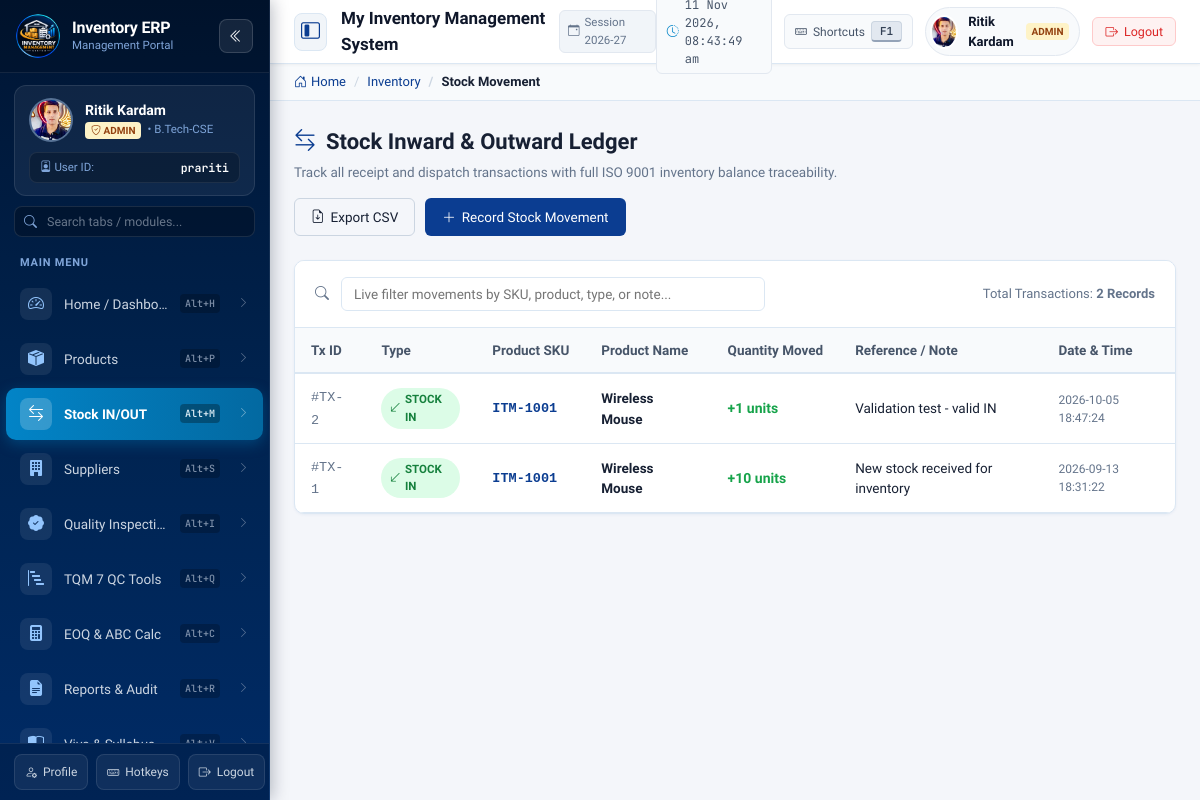
/stock (signed in), run on the app's committed database.
### tables this page shows
CREATE TABLE users (
        id INTEGER PRIMARY KEY AUTOINCREMENT,
        username TEXT UNIQUE NOT NULL,
        password TEXT NOT NULL,
        role TEXT NOT NULL DEFAULT 'Admin'
    , email TEXT, provider TEXT DEFAULT "local", avatar_url TEXT, full_name TEXT DEFAULT 'Ritik Kumar', age INTEGER DEFAULT 21, mobile_no TEXT DEFAULT '+91 9876543210', email_verified INTEGER DEFAULT 1, avatar_path TEXT DEFAULT '', mobile_verified INTEGER DEFAULT 1, status TEXT DEFAULT 'Active', status_reason TEXT DEFAULT '', created_at TEXT DEFAULT '', session_version INTEGER DEFAULT 1);

CREATE TABLE stock_movements (
        id INTEGER PRIMARY KEY AUTOINCREMENT,
        product_id INTEGER NOT NULL,
        movement_type TEXT NOT NULL CHECK(movement_type IN ('IN','OUT')),
        quantity INTEGER NOT NULL CHECK(quantity > 0),
        note TEXT,
        created_at TEXT NOT NULL DEFAULT CURRENT_TIMESTAMP,
        FOREIGN KEY(product_id) REFERENCES products(id) ON DELETE CASCADE
    );

CREATE TABLE products (
        id INTEGER PRIMARY KEY AUTOINCREMENT,
        sku TEXT UNIQUE NOT NULL,
        name TEXT NOT NULL,
        category_id INTEGER,
        supplier_id INTEGER,
        quantity INTEGER NOT NULL DEFAULT 0 CHECK(quantity >= 0),
        reorder_level INTEGER NOT NULL DEFAULT 5 CHECK(reorder_level >= 0),
        price REAL NOT NULL DEFAULT 0 CHECK(price >= 0),
        status TEXT NOT NULL DEFAULT 'Active',
        updated_at TEXT NOT NULL DEFAULT CURRENT_TIMESTAMP,
        FOREIGN KEY(category_id) REFERENCES categories(id) ON DELETE SET NULL,
        FOREIGN KEY(supplier_id) REFERENCES suppliers(id) ON DELETE SET NULL
    );

### web_app.py (the view)
@app.route("/stock")
def stock():
    movement_list = inventory_service.list_stock_movements()
    products_for_movement = inventory_service.list_products_for_movement()
    return render_template(
        "stock.html",
        active_page="stock",
        movements=movement_list,
        products_for_movement=products_for_movement,
    )

### templates/stock.html (shortened to what this page needs)
{% extends "base.html" %}
{% block breadcrumbs %}
  <li><a href="{{ url_for('dashboard') }}">Inventory</a></li>
  <li class="active">Stock Movement</li>
{% endblock %}
{% block content %}
<div class="page-header">
  <div class="page-title-group">
    <h2><i class="bi bi-arrow-left-right" style="color: var(--color-primary);"></i> Stock Inward &amp; Outward Ledger</h2>
    <p>Track all receipt and dispatch transactions with full ISO 9001 inventory balance traceability.</p>
  </div>
  <div class="page-actions">
    <a href="{{ url_for('export_csv', data_type='movements') }}" class="btn btn-outline">
      <i class="bi bi-file-earmark-arrow-down"></i> Export CSV
    </a>
    <button type="button" class="btn btn-primary" data-open-modal="modal-record-movement">
      <i class="bi bi-plus-lg"></i> Record Stock Movement
    </button>
  </div>
</div>
<div class="card">
  <div class="card-header">
    <div style="display: flex; align-items: center; gap: 12px; flex: 1; max-width: 450px;">
      <i class="bi bi-search" style="color: var(--color-text-muted);"></i>
      <input type="text" class="form-control table-search-input" data-target-table="movements-table" placeholder="Live filter movements by SKU, product, type, or note...">
    </div>
    <div style="font-size: 13px; color: var(--color-text-muted);">
      Total Transactions: <strong>{{ movements|length }} Records</strong>
    </div>
  </div>
  <div class="card-body" style="padding: 0;">
    <div class="table-responsive">
      <table class="table-amrapali" id="movements-table">
        <thead>
          <tr>
            <th>Tx ID</th>
            <th>Type</th>
            <th>Product SKU</th>
            <th>Product Name</th>
            <th>Quantity Moved</th>
            <th>Reference / Note</th>
            <th>Date &amp; Time</th>
          </tr>
        </thead>
        <tbody>
          {% for m in movements %}
          <tr>
            <td><code style="color: var(--color-text-muted);">#TX-{{ m.id }}</code></td>
            <td>
              <span class="badge {% if m.movement_type == 'IN' %}badge-in{% else %}badge-out{% endif %}">
                <i class="bi {% if m.movement_type == 'IN' %}bi-arrow-down-left{% else %}bi-arrow-up-right{% endif %}"></i>
                STOCK {{ m.movement_type }}
              </span>
            </td>
            <td><code style="font-weight: 600; color: var(--color-primary);">{{ m.sku }}</code></td>
            <td><strong>{{ m.name }}</strong></td>
            <td>
              <strong style="font-size: 14px; {% if m.movement_type == 'IN' %}color: var(--color-success);{% else %}color: var(--color-danger);{% endif %}">
                {% if m.movement_type == 'IN' %}+{% else %}-{% endif %}{{ m.quantity }} units
              </strong>
            </td>
            <td>{{ m.note or '<em style="color: #94a3b8;">Standard stock transaction</em>'|safe }}</td>
            <td style="font-size: 12px; color: var(--color-text-muted);">{{ m.created_at }}</td>
          </tr>
          {% else %}
          <tr>
            <td colspan="7" style="text-align: center; color: var(--color-text-muted); padding: 30px;">
              No movement records yet. Click "Record Stock Movement" to log receipt or issuance.
            </td>
          </tr>
          {% endfor %}
        </tbody>
      </table>
    </div>
  </div>
</div>
{% endblock %}

### templates/base.html (shortened to what this page needs)
<!DOCTYPE html>
<html lang="en">
<head>
  <link rel="stylesheet" href="https://cdn.jsdelivr.net/npm/bootstrap-icons@1.11.3/font/bootstrap-icons.min.css">
  <link rel="stylesheet" href="{{ url_for('static', filename='css/amrapali-theme.css') }}">
</head>
<body>
  <aside class="app-sidebar" id="app-sidebar">
    <div class="sidebar-header">
      <a href="{{ url_for('dashboard') }}" class="sidebar-brand" title="Return to Dashboard (Home)">
        <img src="{{ url_for('static', filename='img/business_logo.png') }}" alt="Inventory ERP Logo" class="sidebar-logo">
        <div class="sidebar-brand-text">
          <span class="sidebar-brand-title">Inventory ERP</span>
          <span class="sidebar-brand-sub">Management Portal</span>
        </div>
      </a>
      <button type="button" class="sidebar-header-btn sidebar-collapse-btn d-desktop" id="sidebar-collapse-btn" title="Collapse / Expand Sidebar">
        <i class="bi bi-chevron-double-left"></i>
      </button>
    </div>
    <div class="sidebar-user-card">
      <div class="user-card-top">
        <a href="{{ url_for('profile') }}" class="user-card-avatar" title="Edit Profile">
          {% if user.avatar_path %}
            <img src="{{ user.avatar_path }}" alt="Profile Avatar" class="user-card-avatar-img">
          {% elif user.provider == 'google' %}
            <div class="user-card-avatar-text" style="color: #4285F4;"><i class="bi bi-google"></i></div>
          {% elif user.is_admin %}
            <div class="user-card-avatar-text" style="color: #fbbf24;"><i class="bi bi-shield-lock-fill"></i></div>
          {% else %}
            <div class="user-card-avatar-text">{{ (user.full_name or user.display_name or user.username or 'RK')[:2]|upper }}</div>
          {% endif %}
        </a>
        <div class="user-card-info">
          <a href="{{ url_for('profile') }}" class="user-card-name" style="text-decoration: none;" title="{{ user.full_name or user.display_name or 'Ritik Kardam' }}">
            {{ user.full_name or user.display_name or 'Ritik Kardam' }}
          </a>
          <div class="user-card-meta">
            {% if user.is_admin %}
              <span class="sidebar-role-pill admin"><i class="bi bi-shield-check"></i> ADMIN</span>
            {% else %}
              <span class="sidebar-role-pill member"><i class="bi bi-person-check"></i> MEMBER</span>
            {% endif %}
            <span>• B.Tech-CSE</span>
          </div>
        </div>
      </div>
      <div class="user-card-id-box" title="Unique Account ID">
        <span><i class="bi bi-person-badge"></i> User ID:</span>
        <strong id="sidebar-user-id">{{ user.username or 'prariti' }}</strong>
      </div>
    </div>
    <div class="sidebar-search-wrap">
      <div class="sidebar-search-box">
        <i class="bi bi-search"></i>
        <input type="text" id="sidebar-filter-input" class="sidebar-search-input" placeholder="Search tabs / modules..." autocomplete="off">
      </div>
    </div>
    <div class="sidebar-nav-wrap">
      <div class="sidebar-menu-heading">MAIN MENU</div>
      <ul class="sidebar-nav-list" id="sidebar-nav-list">
        <li class="sidebar-nav-item">
          <a href="{{ url_for('dashboard') }}" class="sidebar-nav-link {% if active_page == 'dashboard' %}active{% endif %}" title="Dashboard & Overview (Alt+H)">
            <span class="sidebar-nav-icon"><i class="bi bi-speedometer2"></i></span>
            <span class="sidebar-nav-label">Home / Dashboard</span>
            <span class="sidebar-hotkey-badge">Alt+H</span>
            <i class="bi bi-chevron-right sidebar-chevron"></i>
          </a>
        </li>
        <li class="sidebar-nav-item">
          <a href="{{ url_for('products') }}" class="sidebar-nav-link {% if active_page == 'products' %}active{% endif %}" title="Products Inventory (Alt+P)">
            <span class="sidebar-nav-icon"><i class="bi bi-box-seam-fill"></i></span>
            <span class="sidebar-nav-label">Products</span>
            <span class="sidebar-hotkey-badge">Alt+P</span>
            <i class="bi bi-chevron-right sidebar-chevron"></i>
          </a>
        </li>
        <li class="sidebar-nav-item">
          <a href="{{ url_for('stock') }}" class="sidebar-nav-link {% if active_page == 'stock' %}active{% endif %}" title="Stock IN & OUT Movements (Alt+M)">
            <span class="sidebar-nav-icon"><i class="bi bi-arrow-left-right"></i></span>
            <span class="sidebar-nav-label">Stock IN/OUT</span>
            <span class="sidebar-hotkey-badge">Alt+M</span>
            <i class="bi bi-chevron-right sidebar-chevron"></i>
          </a>
        </li>
        <li class="sidebar-nav-item">
          <a href="{{ url_for('suppliers') }}" class="sidebar-nav-link {% if active_page == 'suppliers' %}active{% endif %}" title="Suppliers & Vendors (Alt+S)">
            <span class="sidebar-nav-icon"><i class="bi bi-building-fill"></i></span>
            <span class="sidebar-nav-label">Suppliers</span>
            <span class="sidebar-hotkey-badge">Alt+S</span>
            <i class="bi bi-chevron-right sidebar-chevron"></i>
          </a>
        </li>
        <li class="sidebar-nav-item">
          <a href="{{ url_for('inspections') }}" class="sidebar-nav-link {% if active_page == 'inspections' %}active{% endif %}" title="Quality Inspection Lots (Alt+I)">
            <span class="sidebar-nav-icon"><i class="bi bi-patch-check-fill"></i></span>
            <span class="sidebar-nav-label">Quality Inspection</span>
            <span class="sidebar-hotkey-badge">Alt+I</span>
            <i class="bi bi-chevron-right sidebar-chevron"></i>
          </a>
        </li>
        <li class="sidebar-nav-item">
          <a href="{{ url_for('tqm_suite') }}" class="sidebar-nav-link {% if active_page == 'tqm' %}active{% endif %}" title="TQM 7 QC Tools & Analytics (Alt+Q)">
            <span class="sidebar-nav-icon"><i class="bi bi-bar-chart-steps"></i></span>
            <span class="sidebar-nav-label">TQM 7 QC Tools</span>
            <span class="sidebar-hotkey-badge">Alt+Q</span>
            <i class="bi bi-chevron-right sidebar-chevron"></i>
          </a>
        </li>
        <li class="sidebar-nav-item">
          <a href="{{ url_for('calculators') }}" class="sidebar-nav-link {% if active_page == 'calculators' %}active{% endif %}" title="Industry Calculators (Alt+C)">
            <span class="sidebar-nav-icon"><i class="bi bi-calculator-fill"></i></span>
            <span class="sidebar-nav-label">EOQ & ABC Calc</span>
            <span class="sidebar-hotkey-badge">Alt+C</span>
            <i class="bi bi-chevron-right sidebar-chevron"></i>
          </a>
        </li>
        <li class="sidebar-nav-item">
          <a href="{{ url_for('reports') }}" class="sidebar-nav-link {% if active_page == 'reports' %}active{% endif %}" title="Reports & ISO 9001 Audit (Alt+R)">
            <span class="sidebar-nav-icon"><i class="bi bi-file-earmark-text-fill"></i></span>
            <span class="sidebar-nav-label">Reports & Audit</span>
            <span class="sidebar-hotkey-badge">Alt+R</span>
            <i class="bi bi-chevron-right sidebar-chevron"></i>
          </a>
        </li>
        <li class="sidebar-nav-item">
          <a href="{{ url_for('viva_guide') }}" class="sidebar-nav-link {% if active_page == 'viva' %}active{% endif %}" title="Viva Questions & Syllabus (Alt+V)">
            <span class="sidebar-nav-icon"><i class="bi bi-book-half"></i></span>
            <span class="sidebar-nav-label">Viva & Syllabus</span>
            <span class="sidebar-hotkey-badge">Alt+V</span>
            <i class="bi bi-chevron-right sidebar-chevron"></i>
          </a>
        </li>
      </ul>
    </div>
    <div class="sidebar-footer">
      <a href="{{ url_for('profile') }}" class="sidebar-footer-link" title="Account & Profile Settings (Alt+U)">
        <i class="bi bi-person-gear"></i>
        <span>Profile</span>
      </a>
      <button type="button" class="sidebar-footer-link" data-open-modal="modal-shortcuts" title="Keyboard Shortcuts (F1)">
        <i class="bi bi-keyboard"></i>
        <span>Hotkeys</span>
      </button>
      <button type="button" class="sidebar-footer-link logout" data-open-modal="modal-logout-confirm" title="Sign out of portal">
        <i class="bi bi-box-arrow-right"></i>
        <span>Logout</span>
      </button>
    </div>
  </aside>
  <div class="app-main-wrapper" id="app-main-wrapper">
    <header class="app-topbar">
      <div class="topbar-left">
        <button type="button" class="btn-toggle-menu d-desktop" id="topbar-collapse-toggle" aria-label="Toggle Left Sidebar" title="Collapse / Expand Sidebar">
          <i class="bi bi-layout-sidebar-inset"></i>
        </button>
        <div class="topbar-title-section">
          <h1 class="topbar-page-title">My Inventory Management System</h1>
          <span class="topbar-session-badge"><i class="bi bi-calendar-event"></i> Session 2026-27</span>
        </div>
      </div>
      <div class="topbar-right">
        <div class="topbar-clock-badge d-desktop" id="topbar-live-clock">
          <i class="bi bi-clock-history"></i>
          <span id="topbar-ist-time">IST Clock</span>
        </div>
        <button type="button" class="btn-topbar-shortcut d-desktop" data-open-modal="modal-shortcuts" title="Keyboard Shortcuts & Q14 Quality Targets">
          <i class="bi bi-keyboard"></i> Shortcuts <span class="kbd-badge">F1</span>
        </button>
        <a href="{{ url_for('profile') }}" class="topbar-profile-pill" data-user-email="{{ user.email or '' }}" title="Click to customize profile">
          <div class="topbar-avatar" style="{% if user.avatar_path %}background: transparent; border: 2px solid #ffffff; padding: 0;{% elif user.provider == 'google' %}background: #ffffff; color: #4285F4; border: 2px solid #e0e2e6;{% elif user.is_admin %}background: linear-gradient(135deg, #d97706, #b45309);{% else %}background: linear-gradient(135deg, #10b981, #059669);{% endif %}">
            {% if user.avatar_path %}
              <img src="{{ user.avatar_path }}" alt="Avatar">
            {% elif user.provider == 'google' %}
              <i class="bi bi-google"></i>
            {% else %}
              {{ (user.full_name or user.display_name or user.username or 'RK')[:2]|upper }}
            {% endif %}
          </div>
          <div class="topbar-user-meta d-desktop">
            <span class="topbar-username">{{ user.full_name or user.display_name or 'Ritik Kardam' }}</span>
            {% if user.is_admin %}
              <span class="topbar-role-badge admin">ADMIN</span>
            {% else %}
              <span class="topbar-role-badge member">MEMBER</span>
            {% endif %}
          </div>
        </a>
        <button type="button" class="topbar-logout-btn" data-open-modal="modal-logout-confirm" title="Sign out of portal">
          <i class="bi bi-box-arrow-right"></i>
          <span class="d-desktop">Logout</span>
        </button>
      </div>
    </header>
    <div class="breadcrumb-section">
      <div class="breadcrumb-container">
        <ul class="breadcrumb-trail">
          <li><a href="{{ url_for('dashboard') }}"><i class="bi bi-house-door"></i> Home</a></li>
          {% block breadcrumbs %}{% endblock %}
        </ul>
      </div>
    </div>
    <main class="main-content">
      {% block content %}{% endblock %}
    </main>
  </div>
</body>
</html>

### data on the page
users: full_name "Ritik Kardam", username "prariti"
stock_movements: id "2", movement_type "IN", sku "ITM-1001", name "Wireless Mouse", quantity "1", note "Validation test - valid IN", created_at "2026-10-05 18:47:24"
stock_movements: id "1", movement_type "IN", sku "ITM-1001", name "Wireless Mouse", quantity "10", note "New stock received for inventory", created_at "2026-09-13 18:31:22"

### other printed values
{{ movements|length }} "2"
